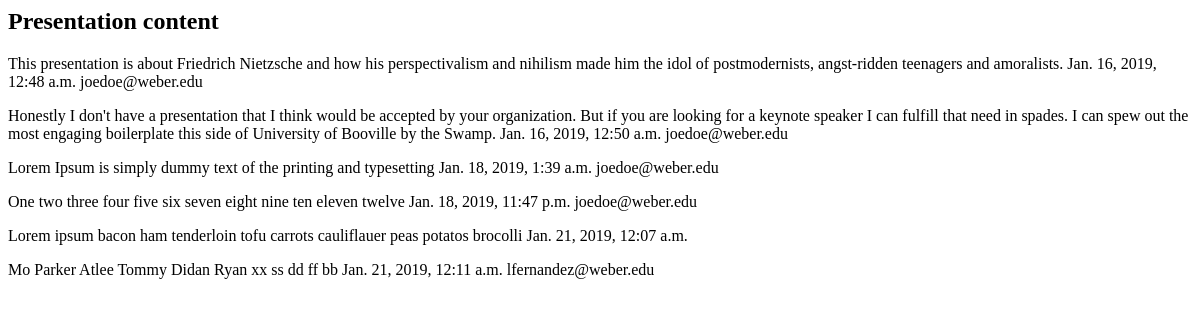
Before: /presentations_list_view/ with the older database file.
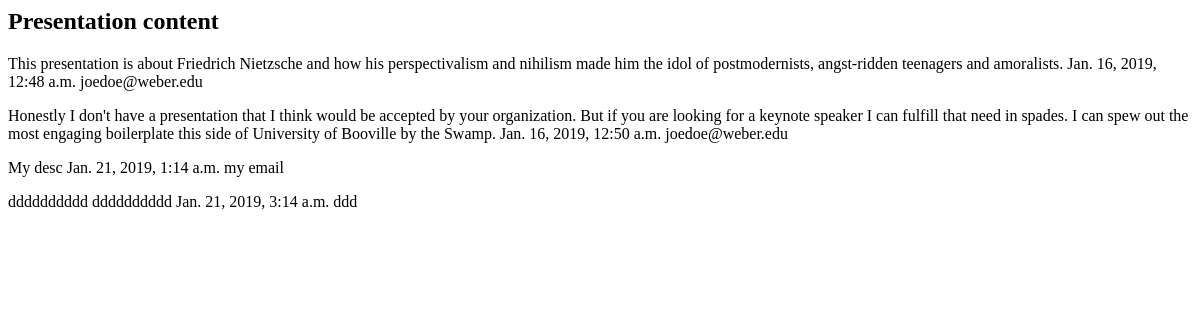
After: the same page with the newer database file.
### u2/models.py (models this page shows, shortened)
class Presentation(models.Model):
    description = models.TextField(max_length=4000)
    email = models.TextField(max_length=250)
    created_at = models.DateTimeField(auto_now_add=True)

### u2/views.py (the view)
# urls.py: path('presentations_list_view/', views.presentations_list_view.as_view(), name='all_presentations_list_view'),
class presentations_list_view(generic.ListView):
    model = Presentation
    slug_field = 'product_slug'

### templates/u2/presentation_list.html
{% block content %}
    <h2>Presentation content</h2>
        {% for ob in object_list %}
            <p>{{ ob.description }}   {{ ob.created_at }} {{ob.email}}</p>
        {% endfor %}
{% endblock %}

Changed rows visible on the page:
removed Presentation: description "Lorem Ipsum is simply dummy text of the printing and typesetting", created_at "Jan. 18, 2019, 1:39 a.m.", email "joedoe@weber.edu"
removed Presentation: description "One two three four five six seven eight nine ten eleven twelve", created_at "Jan. 18, 2019, 11:47 p.m.", email "joedoe@weber.edu"
removed Presentation: description "Lorem ipsum bacon ham tenderloin tofu carrots cauliflauer peas potatos brocolli", created_at "Jan. 21, 2019, 12:07 a.m."
removed Presentation: description "Mo Parker Atlee Tommy Didan Ryan xx ss dd ff bb", created_at "Jan. 21, 2019, 12:11 a.m.", email "lfernandez@weber.edu"
added Presentation: description "My desc", created_at "Jan. 21, 2019, 1:14 a.m.", email "my email"
added Presentation: description "dddddddddd dddddddddd", created_at "Jan. 21, 2019, 3:14 a.m.", email "ddd"
